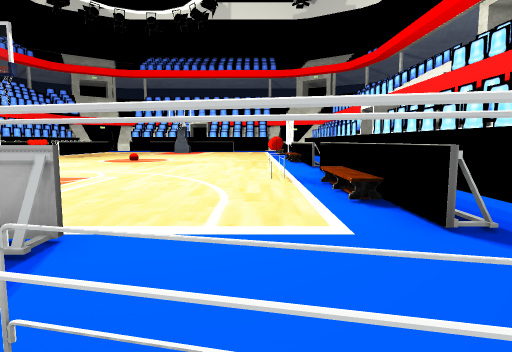
View 1 (above)

13 first-person views from a walk through a 3-D level made in the Unity game engine. The camera is 1.2 m above the floor, tilts 6° down and sees 75° across. The floor is counted in squares, 1 m on a side. Each view is taken from the middle of a square. On the plan, view 1 faces up. The plan holds only what a view shows up to about 14 squares ahead; the rest is blank. The place goes on beyond the plan. The player is left out. Some surface patterns are stand-ins.

View 2
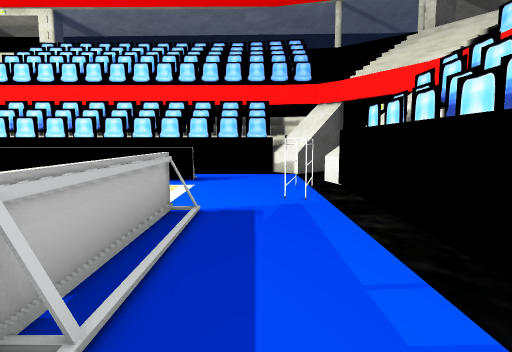

View 3
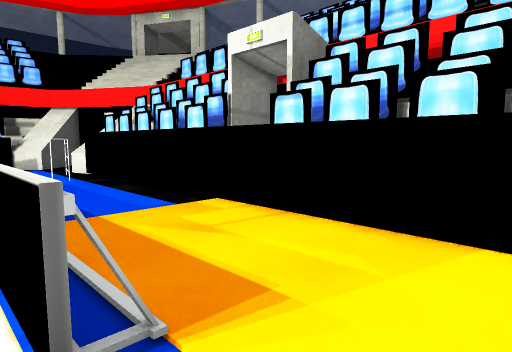

View 4
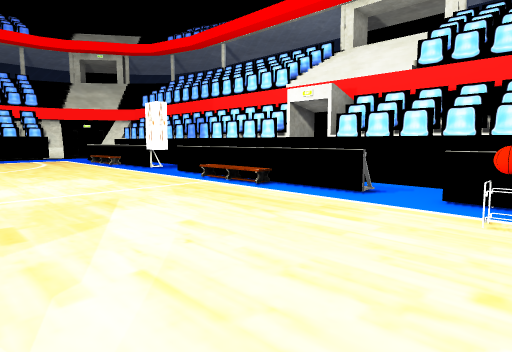

View 5
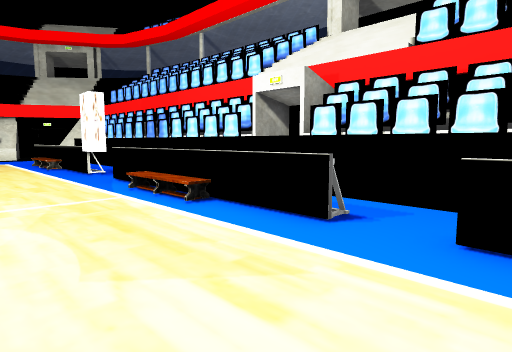

View 6
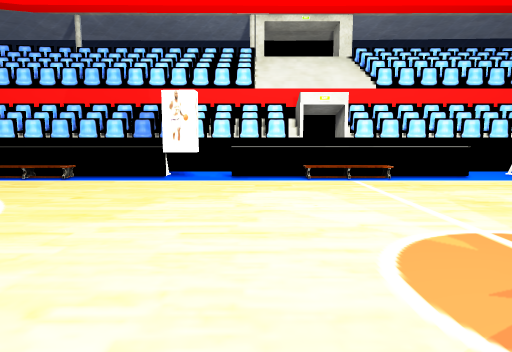

View 7
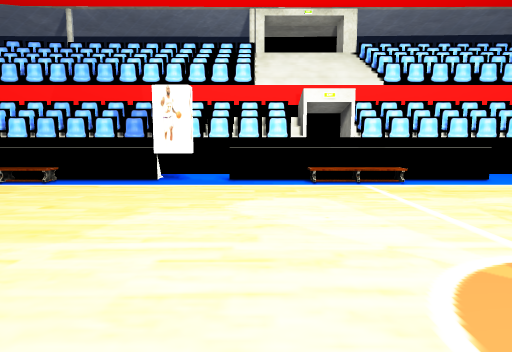

View 8
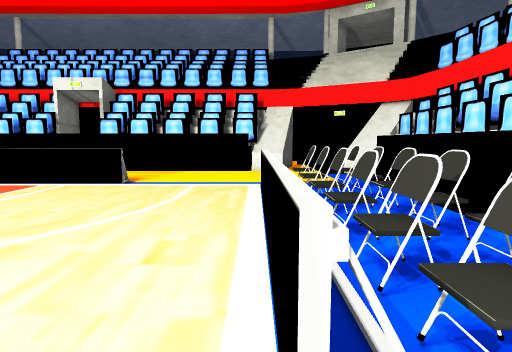

View 9
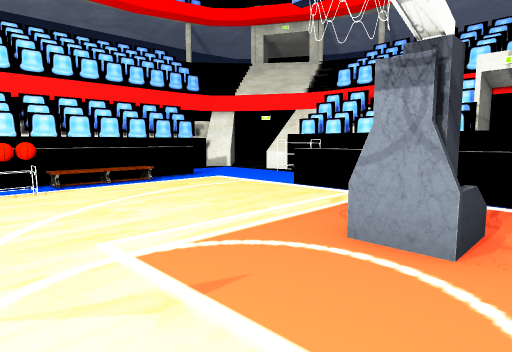

View 10
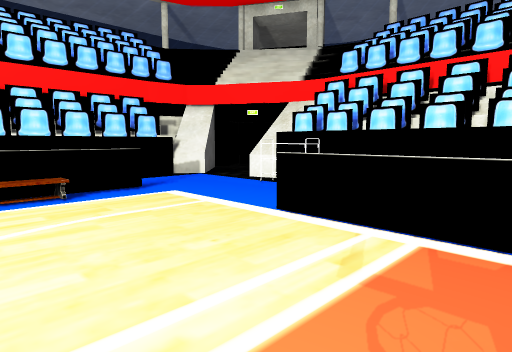

View 11
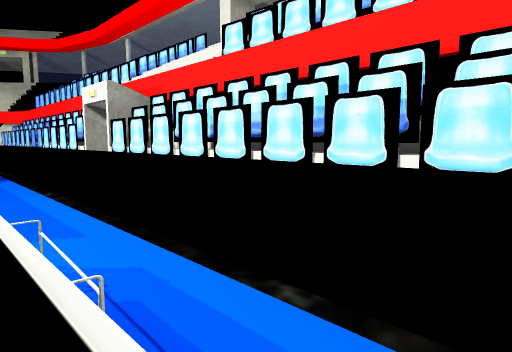

View 12
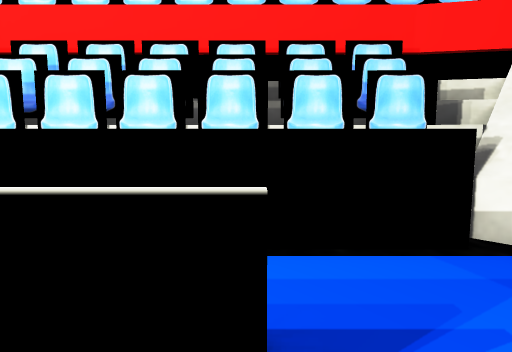

View 13
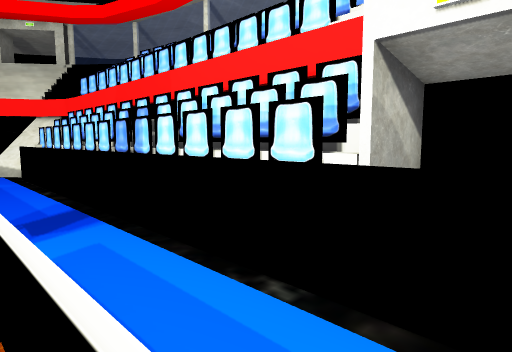

### Floor plan
Key: @ floor where view 1 was taken; # wall or solid block; x gap in a wall; . main floor; : floor 0.25 m higher than the main floor; - floor 0.25 m lower than the main floor; / step, stairs or slope; = window, fence, low wall or low ledge; ^ raised ledge; O other object.
Columns run from 20 left of view 1 to 7 right of it. Each row starts with its distance up from view 1.
 26                  .....=--^O
 25                 ......=--^O
 24               ........#--^O#
 23              .........x--^^#
 22              ......... =-^O#
 21            ...........=--^O#
 20              .........=--^O#
 19              .........:--^^#
 18               ........:=-^
 17                 ......:--^^
 16                 ......=--^O#
 15                 ......=--^O#
 14              .........==-^O#
 13       .      .........---^O#
 12      O=      .........=--^^#
 11     -O=..   . .......O=O-^O#
 10    O-O=...   ........O=O-^O#
  9    O-O=...  .........O=--^O#
  8    --O=.... ..........:=-^O#
  7  O^O-O=......OO.......:--^O#
  6 ##^-OO=......O......../--^O#
  5 #O^O-O=...............=--^^#
  4 #O^--O=...............=--^O#
  3  O^-. ....=========------^O#
  2  O^-  ........-----------^O#
  1  #^-  ........-----OOO---^^#
  0  #^  =........------@#^--^#
 -1      ^O^OO^OO^^O^OO^OO^# ##
 -2          O^OO  O OO OO
 -3              ###

Where each view was taken, in squares from view 1:
view 1: 0 up, 0 right, facing up
view 2: 2 up, 8 left, facing right
view 3: 4 up, 12 left, facing down-right
view 4: 10 up, 5 left, facing up-right
view 5: 11 up, 2 left, facing up-right
view 6: 21 up, 9 left, facing right
view 7: 21 up, 8 left, facing right
view 8: 13 up, 14 left, facing down
view 9: 11 up, 8 left, facing down-right
view 10: 8 up, 6 left, facing down-right
view 11: 7 up, 2 right, facing up-right
view 12: 4 up, 1 right, facing right
view 13: 17 up, 2 right, facing up-right
